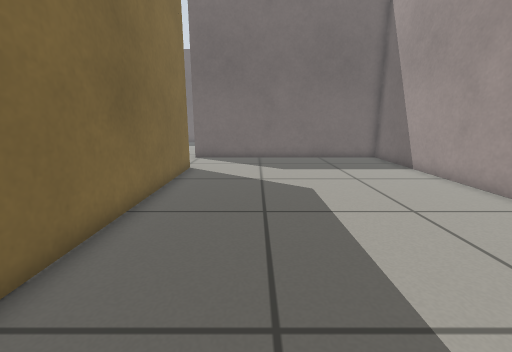
view 1 (above)

16 first-person views from a walk through a world built for the Gazebo simulator. The camera is 0.59 m above the floor, tilts 12° down and sees 90° across. The floor is counted in squares, 0.25 m on a side. Each view is taken from the middle of a square. On the plan, view 1 faces up. The plan holds only what a view shows up to about 17 squares ahead; the rest is blank.

view 2
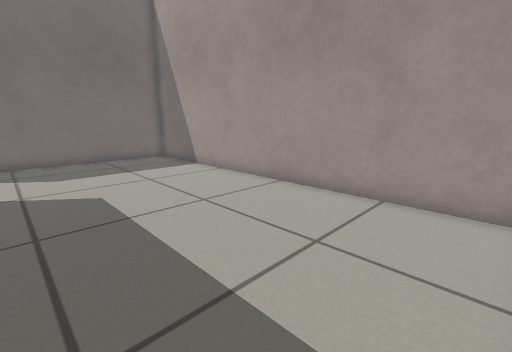

view 3
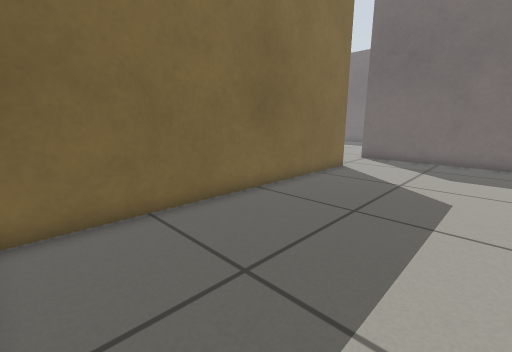

view 4
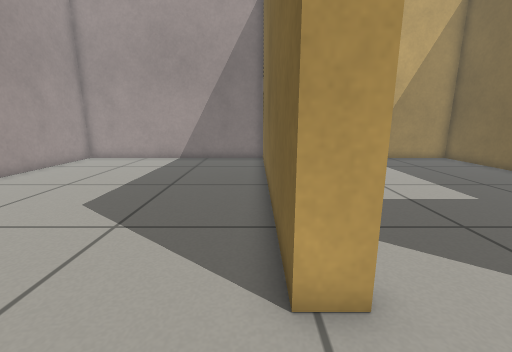

view 5
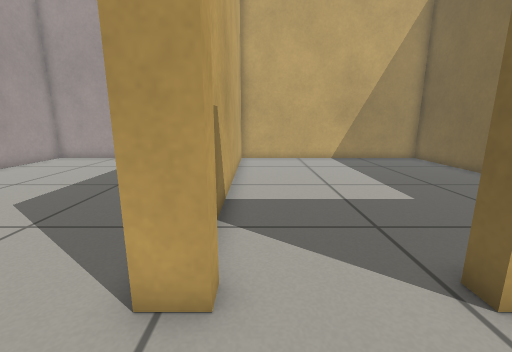

view 6
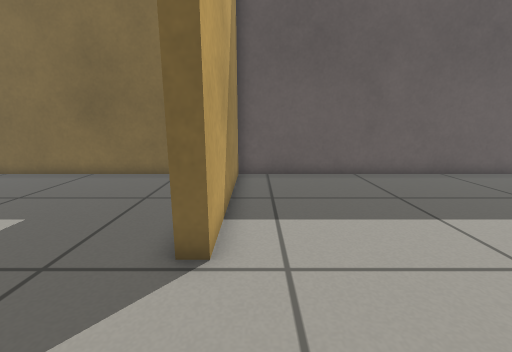

view 7
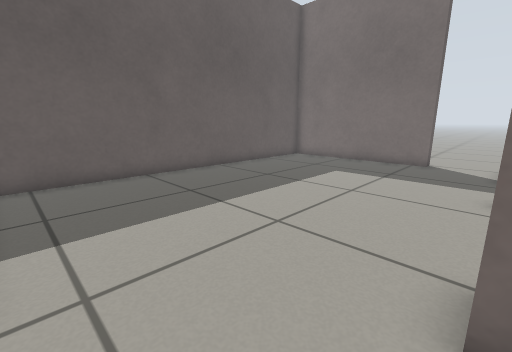

view 8
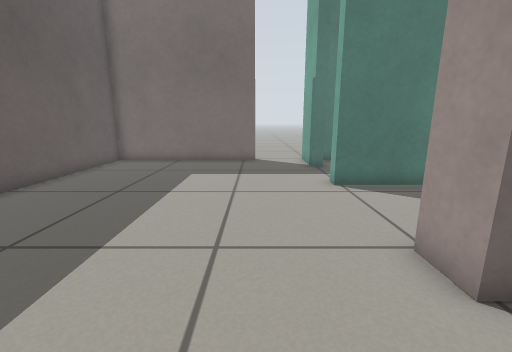

view 9
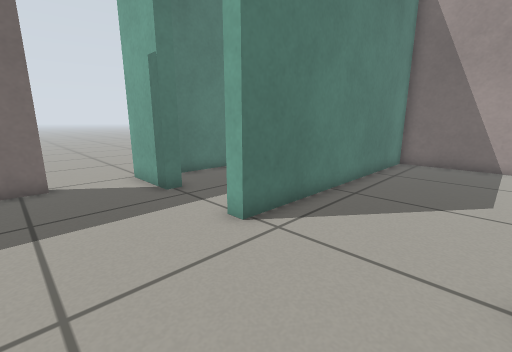

view 10
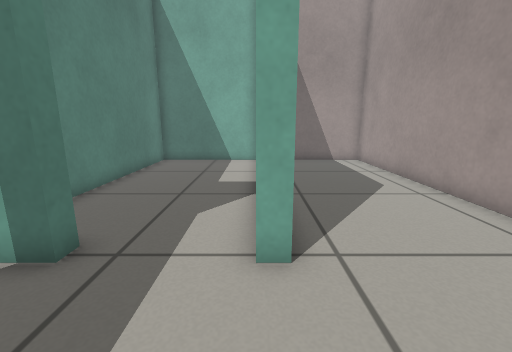

view 11
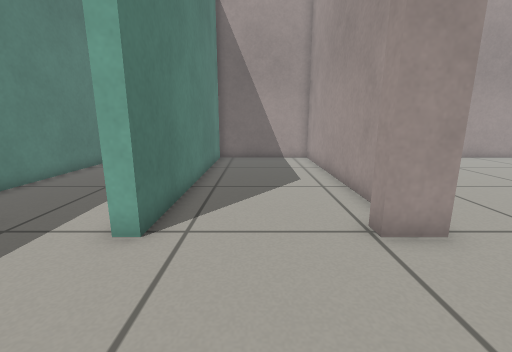

view 12
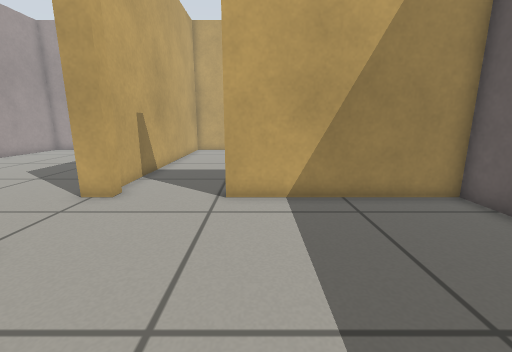

view 13
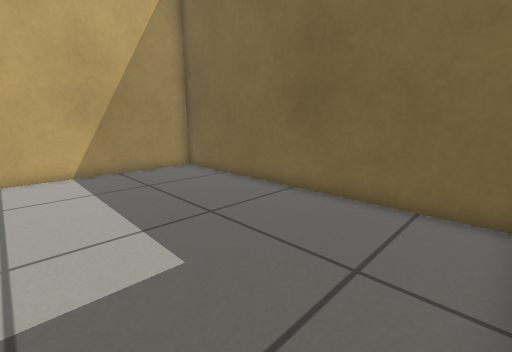

view 14
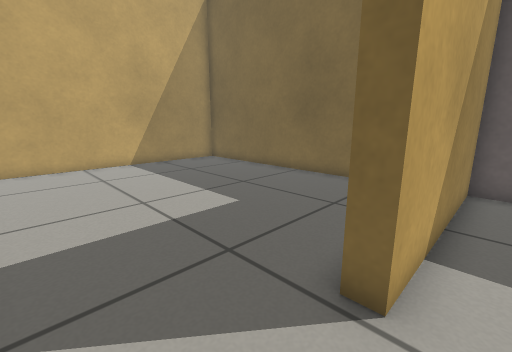

view 15
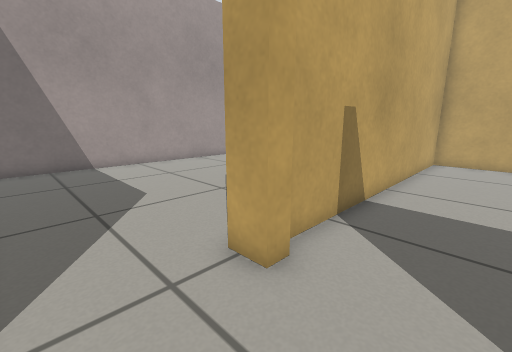

view 16
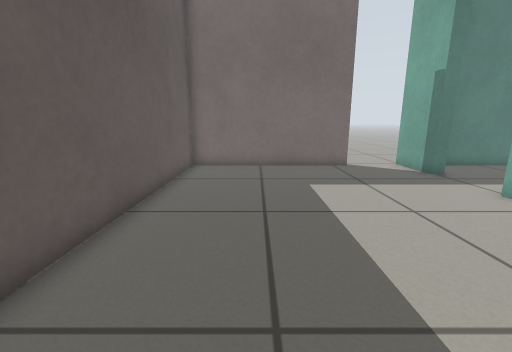

### Floor plan
Ten units are one square. View 1 is at (0, 0); x grows to the right and y downward. Boxes are objects, and circles mark ways between rooms. Rooms are numbered by the first view taken in them; rooms with no view inside come last. Other rooms are left out.
<svg viewBox="-159 -305 244 318">
<path fill="none" stroke="#000" d="M-45 -132 -34 -132 -34 8 80 8 80 -170 -41 -170M-41 -170 -41 -184 -34 -184M-19 -176 80 -176 80 -234 -41 -234 -41 -240M-34 -274 -41 -274 -41 -295M-70 -298 -154 -298 -154 -132 -81 -132M-81 -132 -81 -125M-154 -123 -154 8 -41 8 -41 -121M-45 -125 -45 -132M80 -240 80 -298 -29 -298"/>
<circle cx="-40" cy="-150" r="3" fill="#2a7"/>
<circle cx="-65" cy="-130" r="3" fill="#2a7"/>
<circle cx="-40" cy="-260" r="3" fill="#2a7"/>
<text x="20" y="-80">1</text>
<text x="-70" y="-210">2</text>
<text x="-100" y="-60">3</text>
<text x="20" y="-270">4</text>
</svg>
Room 1 opens to room 2. Room 2 opens to room 3. Room 2 opens to room 4.

Where each view was taken, in squares from view 1:
view 1: 0 up, 0 right, facing up
view 2: 0 up, 0 right, facing up-right
view 3: 0 up, 3 right, facing up-left
view 4: 16 up, 3 left, facing down
view 5: 16 up, 5 left, facing down
view 6: 14 up, 4 left, facing left
view 7: 14 up, 4 left, facing up-left
view 8: 14 up, 7 left, facing up
view 9: 19 up, 8 left, facing up-right
view 10: 24 up, 8 left, facing right
view 11: 21 up, 9 left, facing right
view 12: 21 up, 9 left, facing down
view 13: 12 up, 8 left, facing down-left
view 14: 14 up, 5 left, facing down-left
view 15: 16 up, 7 left, facing down-right
view 16: 16 up, 12 left, facing up
